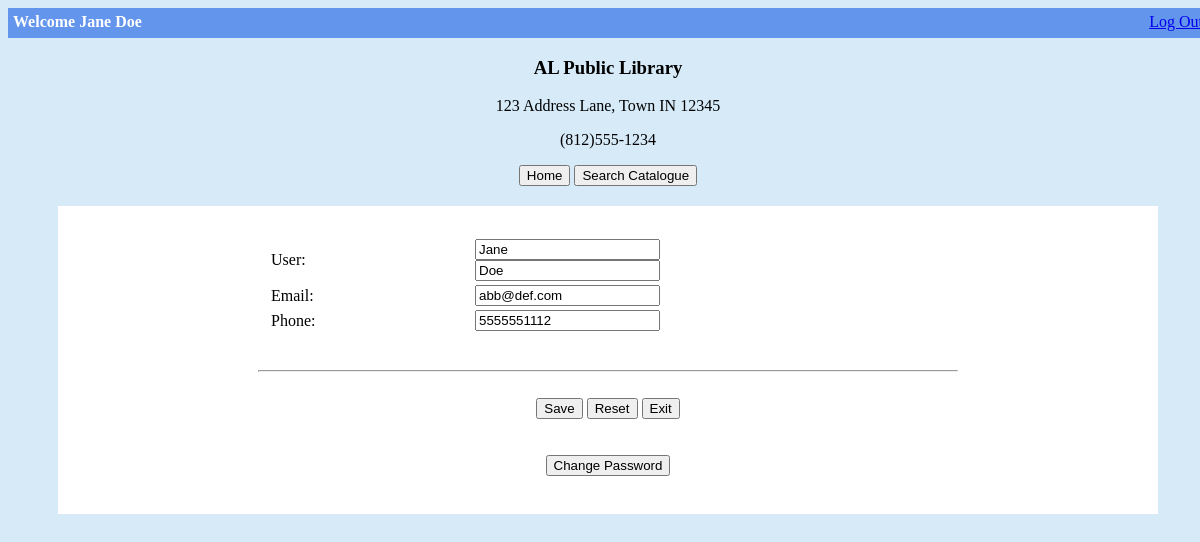
Screenshot of /webAppFiles/editUser.php (signed in) with the database file from the repository.
### tables this page shows
CREATE TABLE `user` (
  `cardNo` int(6) NOT NULL,
  `firstName` varchar(30) NOT NULL,
  `lastName` varchar(30) NOT NULL,
  `phone` varchar(10) DEFAULT NULL,
  `email` varchar(30) DEFAULT NULL,
  `balance` decimal(6,2) DEFAULT '0.00',
  `password` varchar(20) DEFAULT NULL
);

### webAppFiles/editUser.php (the view, shortened to what this page needs)
<?php
		$pmessage = isset($_SESSION['passMessage']) ? $_SESSION['passMessage'] : '';
?>
<!DOCTYPE html>
<html>
<head>
	</head>
<body>
	<div id="header">
		<div style = "float: left; margin: 5px;"><b>Welcome <?php echo htmlspecialchars($_SESSION['name']);?></b></div>
		<div style = "float: right; margin: 5px;"><a href="logout.php">Log Out</a></div>
	</div>
	<div id="container">
	<center>
		<h3>AL Public Library</h3>
		<p>123 Address Lane, Town IN 12345</p>
		<p>(812)555-1234</p>
		<button onclick ="location.href = '/libraryHome.php';">Home</button>
    	<button onclick = "location.href = '/searchCatalogue.php';">Search Catalogue</button>
	</center>
	<div id="mainInfo">
	<form id="editForm" action="processEdits.php" method="POST">
		<table style = "padding: 10px;">
		<?php
		$con = mysqli_connect("localhost", "user", "password", "al_library_db");
		$sql = "SELECT firstName, lastName, email, phone FROM user WHERE cardNo = " . $_SESSION['cardNo'];
		$result = mysqli_query($con, $sql);
		if($result == false){
    		echo "Error: " . mysqli_error($con);
		} else {
   			 $user = mysqli_fetch_assoc($result);
			}
		?>
			<tr>
				<td>User: </td>
				<td><input type = 'text' id = 'firstName' name = 'firstName' value = "<?php echo htmlspecialchars($user['firstName']); ?>" required>
				<input type = 'text' id = 'lastName' name = 'lastName' value = "<?php echo htmlspecialchars($user['lastName']); ?>" required>
				</td>
			</tr>
			<tr>
				<td>Email: </td>
				<td><input type = 'email' id = 'email' name = 'email' value = "<?php echo htmlspecialchars($user['email']); ?>" required></td>
				</tr>
				<tr>
				<td>Phone: </td>
				<td><input type = 'tel' id = 'phone' name = 'phone' value = "<?php echo htmlspecialchars($user['phone']); ?>" required></td>
			</tr>
		</table>
		<br/>
		<hr/>
		<br/>
			<center>
			<button type="submit">Save</button>
			<button type = "reset">Reset</button>
            <button type = "button" onclick = "location.href = 'userInfo.php'">Exit</button>
			</center>
		</form>
		<br/><br/>
		<center><div id="passChange"><button type = "button" onclick = "changePassword()"/>Change Password</div>
		<br/><?php if ($pmessage): ?>
            <?php endif; ?></center>
	</div>
	</div>
</body>

### webAppFiles/editUser.php (style rules this page uses)
#header { width:100%; height:30px; color: white; padding:none; margin:none; border:none; text-align: center; background-color: #6495ED; }
body { background-color: #D6EAF8; padding: none; margin:none; border:none; width:100%; height: 1000px; }
#mainInfo { background-color:white; padding: 20px 200px; margin: 20px 50px; }
td { width: 200px; }

### rows the page displays
user: firstName "Jane", lastName "Doe", email "abb@def.com", phone "5555551112"

### other values shown
$_SESSION['name'] "Jane Doe"
